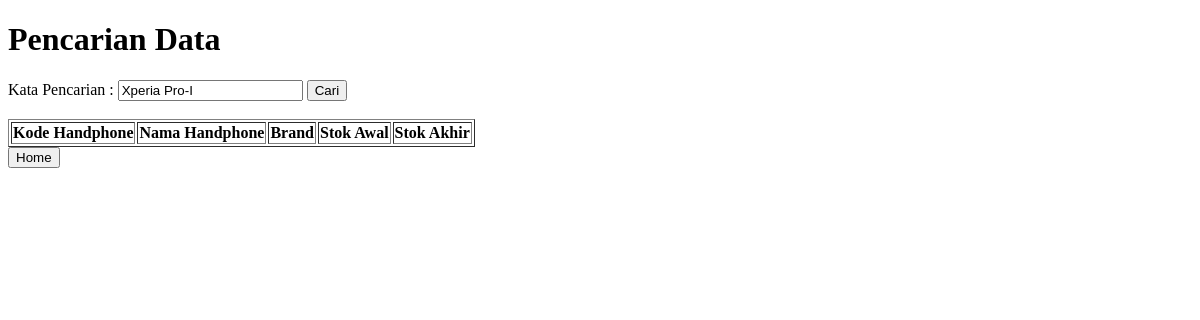
Before: /modul/cari.php?kata_cari=Xperia Pro-I with the older database file.
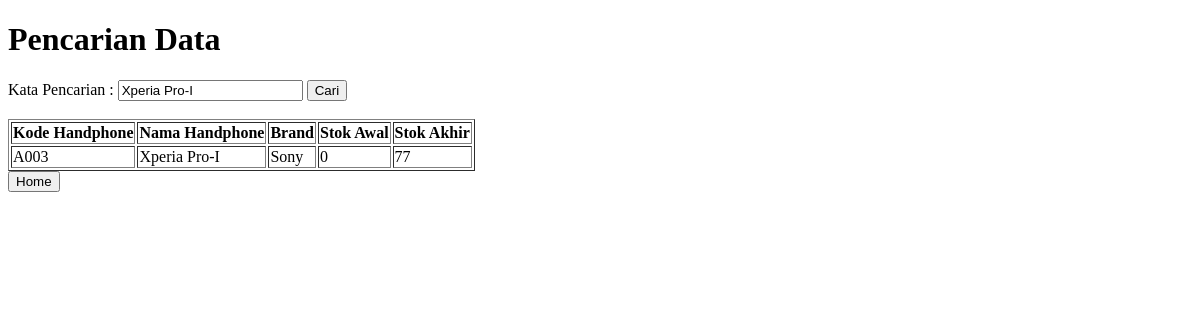
After: the same page with the newer database file.
### tables this page shows
CREATE TABLE `tabel_stok` (
  `kode_handphone` varchar(12) NOT NULL,
  `nama_handphone` varchar(30) NOT NULL,
  `brand_name` varchar(30) NOT NULL,
  `stok_awal` int(20) NOT NULL,
  `barang_masuk` int(20) NOT NULL,
  `barang_keluar` int(20) NOT NULL,
  `stok_akhir` int(20) NOT NULL
);

### modul/cari.php (the view, shortened to what this page needs)
<!DOCTYPE html>
<html>
<head>
</head>
<body>
 <h1>Pencarian Data</h1>
 <form method="GET" action="cari.php" >
  <label>Kata Pencarian : </label>
  <input type="text" name="kata_cari" value="<?php if(isset($_GET['kata_cari'])) { echo $_GET['kata_cari']; } ?>"  />
  <button type="submit">Cari</button>
 </form>
 <br/>
 <table border="1">
  <thead>
   <tr>
    <th>Kode Handphone</th>
    <th>Nama Handphone </th>
    <th>Brand</th>
    <th>Stok Awal</th>
    <th>Stok Akhir</th>
   </tr>
  </thead>
  <tbody>
   <?php
    $server   ="localhost" ;
    $username ="root";
    $password ="";
    $database   ="php_database";
    $conn = mysqli_connect($server, $username, $password, $database) or die("Connection failed: " . mysqli_connect_error());
    if(isset($_GET['kata_cari'])) {
     $kata_cari = $_GET['kata_cari'];
     $query = "SELECT * FROM tabel_stok WHERE nama_handphone like '%".$kata_cari."%' ORDER BY kode_handphone ASC";
    }
    else {
        $query = "SELECT * FROM tabel_stok ORDER BY kode_handphone ASC";
    }
    $result = mysqli_query($conn, $query);
    while ($row = mysqli_fetch_assoc($result)) {
   ?>
   <tr>
    <td><?php echo $row['kode_handphone']; ?></td>
    <td><?php echo $row['nama_handphone']; ?></td>
    <td><?php echo $row['brand_name']; ?></td>
    <td><?php echo $row['stok_awal']; ?></td>
    <td><?php echo $row['stok_akhir']; ?></td>
   </tr>
   <?php
   }
   ?>
  </tbody>
 </table>
</body>
<body>
<button onclick="location.href = 'http://localhost/php-sistem-informasi/latihan.php';" id="myButton" class="float-left submit-button" >Home</button>
</body>
</html>

Changed rows visible on the page:
added tabel_stok: kode_handphone "A003", nama_handphone "Xperia Pro-I", brand_name "Sony", stok_awal "0", stok_akhir "77"
